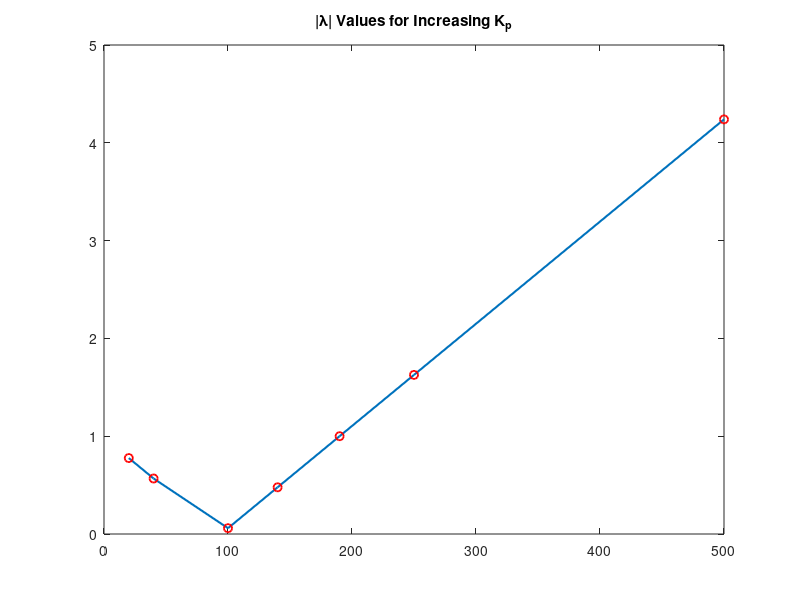

Write the MATLAB code that produced this figure. (Note: this script raises an error after producing the figure.)
clc;
dmd = 168.3631;
T_s = 0.01;
a = 0.7213;
b = 28.5629;
K_p = 190;
W_m_ss = 120.2;

a_g = 2 / (T_s*(a*K_p+1));
a_f = a*a_g;
%b_f - b_g = B
B = (2*b) / (T_s*(a*K_p+1));

fprintf('a_g = %.5f\n', a_g);
fprintf('a_f = %.5f\n', a_f);
fprintf('b_f - b_g = %.5f\n', B);

SSTE = -(a_f*dmd + B - a_g*W_m_ss)/(a_f*K_p);
fprintf('\nSSTE = %.5f\n', SSTE);

K_p1 = 20;
lambda1 = 1-T_s*(a_f*K_p1 + a_g);
fprintf('\nLambda1 = %f\n', lambda1);

K_p2 = 40;
lambda2 = 1-T_s*(a_f*K_p2 + a_g);
fprintf('\nLambda2 = %f\n', lambda2);

K_p3 = 100;
lambda3 = 1-T_s*(a_f*K_p3 + a_g);
fprintf('\nLambda3 = %f\n', lambda3);

K_p4 = 140;
lambda4 = 1-T_s*(a_f*K_p4 + a_g);
fprintf('\nLambda4 = %f\n', lambda4);

K_p5 = 190;
lambda5 = 1-T_s*(a_f*K_p5 + a_g);
fprintf('\nLambda5 = %f\n', lambda5);

K_p6 = 250;
lambda6 = 1-T_s*(a_f*K_p6 + a_g);
fprintf('\nLambda6 = %f\n', lambda6);

K_p7 = 500;
lambda7 = 1-T_s*(a_f*K_p7 + a_g);
fprintf('\nLambda7 = %f\n', lambda7);


X = [20 40 100 140 190 250 500];
Y = [abs(lambda1) abs(lambda2) abs(lambda3) abs(lambda4) abs(lambda5) abs(lambda6) abs(lambda7)];

figure(1)
plot(X, Y,'LineWidth', 1.5);
hold on
plot(X, Y, 'ro','LineWidth', 1.3);
t=title('|\lambda| Values for Increasing K_p');
t.FontSize=15;
xlabel('K_p (Gain)')
ylabel('\lambda')
grid